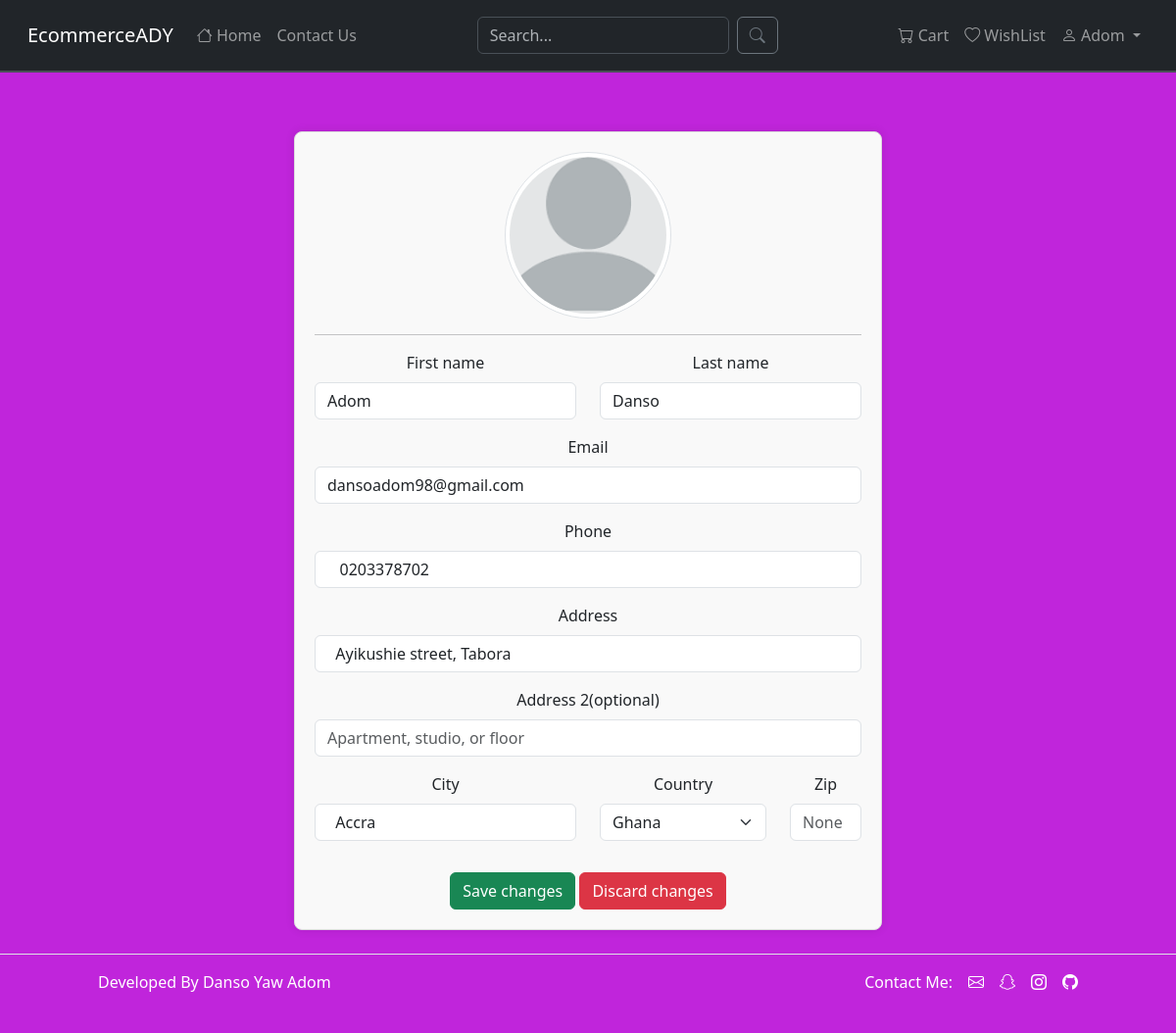
The page /edit-profile (signed in) on the database its author committed.
### ecommerce/models.py (models this page shows, shortened)
class User(db.Model, UserMixin):
	id = db.Column(db.Integer, primary_key=True)
	first_name = db.Column(db.String(120), nullable=False)
	last_name = db.Column(db.String(120), nullable=False)
	email = db.Column(db.String(50), unique=True, nullable=False)
	password = db.Column(db.String(120), nullable=False)
	timestamp = db.Column(db.DateTime, default=datetime.utcnow, nullable=False)
	cart = db.relationship('Cart', backref='user', lazy=True)
	wish_list = db.relationship('WishList', backref='user', lazy=True)
	orders = db.relationship('Orders', backref='user', lazy=True)
	role = db.Column(db.String(50), nullable=False, default='normal')
	phone = db.Column(db.String(120), nullable=True)
	address = db.Column(db.String(120), nullable=True)
	address2 = db.Column(db.String(120), nullable=True)
	city = db.Column(db.String(120), nullable=True)
	zip_code = db.Column(db.String(120), nullable=True)
	country = db.Column(db.String(120), nullable=True)

### ecommerce/views.py (the view, shortened to what this page needs)
@views.route('/edit-profile', methods=['GET', 'POST'])
@login_required
def edit_profile():
	form = EditProfile()
	user = db.get_or_404(User, current_user.id)
	return render_template('views/edit_profile.html', form=form)

### ecommerce/forms.py
class EditProfile(FlaskForm):
	fname = StringField('First name', validators=[DataRequired()])
	lname = StringField('Last name', validators=[DataRequired()])
	phone = TelField('Phone', validators=[DataRequired()])
	email = StringField("Email Address", validators=[DataRequired(), Email(message='Please enter a valid email')])
	address = StringField('Address', validators=[Optional()])
	address2 = StringField('Address 2', validators=[Optional()])
	city = StringField('City', validators=[Optional()])
	country = SelectField('Country', choices=[('Ghana'), ('Nigeria'), ('Togo')], validators=[Optional()])
	zipcode = StringField('Zip code', validators=[Optional()])

### ecommerce/__init__.py (called while the page is built)
def create_app():
	app = Flask(__name__)
	app.config.from_object('config.DevelopmentConfig')
	from .admin import MyAdminIndexView
	db.init_app(app)
	login_manager.init_app(app)
	login_manager.login_view = "auth.login"
	login_manager.login_message = "Please login in to continue"
	login_manager.session_protection = "strong"
	admin_panel.init_app(app, index_view=MyAdminIndexView())
	from .views import views
	from .auth import auth
	from .errors import errors
	app.register_blueprint(views, url_prefix='/')
	app.register_blueprint(errors, url_prefix='/')
	app.register_blueprint(auth, url_prefix='/auth')
	from .models import Product, User, Cart, WishList, Orders
	with app.app_context():
	    db.create_all()
	@login_manager.user_loader
	def load_user(user_id):
	    return User.query.get(user_id)
	return app

### ecommerce/views.py (called while the page is built)
@views.app_context_processor
def base():
	cart_no = 0
	if current_user.is_authenticated:
		cart_items = db.session.execute(db.select(Cart).filter(Cart.user_id == current_user.id)).scalars()
		cart_no = len(list(cart_items))
	return dict(cart_no=cart_no)

### ecommerce/templates/views/edit_profile.html (shortened to what this page needs)
{% extends 'views/base.html' %}
{% block content %}
<div class="container">
    <form action="{{ url_for('views.edit_profile') }}", method="POST" novalidate>
        <div class="profile-card mt-5">
            <div class="container-fluid d-flex justify-content-around">
                <div class="profile-image-container positon-relative">
                    <img src="{{ url_for('static', filename='images/no-image.png') }}" class="img-fluid img-thumbnail profile-image" alt="Profile Picture">
                </div>
            </div>
            <hr>
            <div class="row">
              <div class="col-md-6 mb-3">
                <label for="fname" class="form-label">First name</label>
                <input type="text" name="fname" class="form-control" id="fname" value="{{current_user.first_name}}">
              </div>
              <div class="col-md-6 mb-3">
                <label for="lname" class="form-label">Last name</label>
                <input type="text" name="lname" class="form-control" id="lname" value="{{current_user.last_name}}">
              </div>
              <div class="col-12 mb-3">
                <label for="email" class="form-label">Email</label>
                <input type="email" name="email" class="form-control" id="email" value="{{current_user.email}}">
              </div>
              <div class="col-md-12 mb-3">
                <label for="phone" class="form-label">Phone</label>
                <input type="tel" name="phone" class="form-control" id="phone" value="{% if current_user.phone %} {{current_user.phone}} {% endif %}" placeholder="Not specified">
              </div>
              <div class="col-12 mb-3">
                <label for="address" class="form-label">Address</label>
                <input type="text" name="address" class="form-control" id="address" value="{% if current_user.address %} {{current_user.address}} {% endif %}" placeholder="Not specified">
              </div>
              <div class="col-12 mb-3">
                <label for="address2" class="form-label">Address 2<span>(optional)</span></label>
                <input type="text" name="address2" class="form-control" id="address2" value="{% if current_user.address2 %} {{current_user.address2}} {% endif %}" placeholder="Apartment, studio, or floor">
              </div>
              <div class="col-md-6 mb-3">
                <label for="city" class="form-label">City</label>
                <input type="text" name="city" class="form-control" id="city" value="{% if current_user.city %} {{current_user.city}} {% endif %}" placeholder="Not specified">
              </div>
              <div class="col-md-4 mb-3">
                <label for="country" class="form-label">Country</label>
                <select id="country" name="country" class="form-select">
                    <option value="Ghana" {% if current_user.country == 'Ghana' %} selected {% endif %}>Ghana</option>
                </select>
              </div>
              <div class="col-md-2 mb-3">
                <label for="zipcode" class="form-label">Zip</label>
                <input type="text" class="form-control" name="zipcode" id="zipcode" placeholder="{{current_user.zip_code}}">
              </div>
            </div>
            <div class="mt-3">
                <button type="submit" class="btn btn-success">Save changes</button>
                <a href="{{ url_for('views.profile') }}" class="btn btn-danger">
                    Discard changes
                </a>
            </div>
        </div>
    </form>
</div>
{% endblock content %}

### ecommerce/templates/views/_navbar.html (shortened to what this page needs)
<div class="navbar navbar-expand-md navbar-dark bg-dark fixed-top p-3 border-bottom border-2">
  <div class="container-fluid">
    <a class="navbar-brand" href="{{ url_for('views.home') }}">EcommerceADY</a>
    <div class="collapse navbar-collapse" id="navbarSupportedContent">
      <ul class="navbar-nav me-auto mb-2 mb-lg-0">
        <li class="nav-item">
          <a class="nav-link" href="{{ url_for('views.home') }}">
            <i class="bi bi-house"></i> Home
          </a>
        </li>
        <li class="nav-item">
          <a class="nav-link" href="#">
            Contact Us
          </a>
        </li>
      </ul>
      <form class="d-flex" method="POST" action="{{ url_for('views.search') }}">
        <input class="form-control me-2" type="text" name="search" placeholder="Search..." aria-label="Search">
        <button class="btn btn-outline-secondary" type="submit">
          <i class="bi bi-search"></i>
        </button>
      </form>
      <ul class="navbar-nav ms-auto mb-2 mb-lg-0">
        {% if current_user.is_authenticated %}
        <li class="nav-item">
          <a class="nav-link" href="{{ url_for('views.cart') }}">
            <i class="bi bi-cart"></i> Cart
          </a>
        </li>
        <li class="nav-item">
          <a class="nav-link" href="{{ url_for('views.wishlist') }}">
            <i class="bi bi-heart"></i> WishList
          </a>
        </li>
        <li class="nav-item dropdown">
          <a class="nav-link dropdown-toggle" href="#" id="navbarDropdown" role="button" data-bs-toggle="dropdown" aria-expanded="false">
            <i class="bi bi-person"></i> {{current_user.first_name}}
          </a>
        </li>
        {% endif %}
      </ul>
    </div>
  </div>
</div>

### ecommerce/static/css/base.css (style rules this page uses)
body { background: #c025db; font-family: 'Segoe UI', Tahoma, Geneva, Verdana, sans-serif; }
.container { text-align: center; }
.profile-card { max-width: 600px; margin: 0 auto; padding: 20px; background-color: #f9f9f9; border: 1px solid #ddd; border-radius: 8px; box-shadow: 0 0 10px rgba(0,0,0,0.1); }
.profile-image-container { position: relative; width: 170px; height: 170px; border-radius: 50%; }
.profile-image { width: 100%; height: 100%; border-radius: 50%; object-fit: cover; }

### rows shown on the page
User: first_name "Adom", fname "Adom", lname "Danso", email "dansoadom98@gmail.com", phone "0203378702", address "Ayikushie street, Tabora", city "Accra", country "Ghana", zipcode "None"
